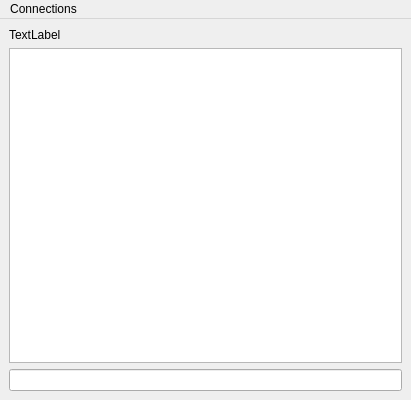
<?xml version="1.0" encoding="UTF-8"?>
<ui version="4.0">
 <class>MainWindow</class>
 <widget class="QMainWindow" name="MainWindow">
  <property name="geometry">
   <rect>
    <x>0</x>
    <y>0</y>
    <width>411</width>
    <height>400</height>
   </rect>
  </property>
  <property name="windowTitle">
   <string>MainWindow</string>
  </property>
  <widget class="QWidget" name="centralwidget">
   <layout class="QVBoxLayout" name="verticalLayout">
    <item>
     <widget class="QLabel" name="stateLabel">
      <property name="text">
       <string>TextLabel</string>
      </property>
     </widget>
    </item>
    <item>
     <widget class="QTextEdit" name="textEdit"/>
    </item>
    <item>
     <widget class="QLineEdit" name="lineEdit"/>
    </item>
   </layout>
  </widget>
  <widget class="QMenuBar" name="menubar">
   <property name="geometry">
    <rect>
     <x>0</x>
     <y>0</y>
     <width>411</width>
     <height>20</height>
    </rect>
   </property>
   <widget class="QMenu" name="menuConnections">
    <property name="title">
     <string>Connections</string>
    </property>
    <addaction name="actionNew_Connection"/>
   </widget>
   <addaction name="menuConnections"/>
  </widget>
  <action name="actionNew_Connection">
   <property name="text">
    <string>New Connection</string>
   </property>
  </action>
 </widget>
 <resources/>
 <connections/>
</ui>
